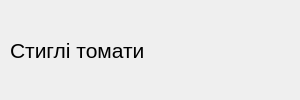
<?xml version="1.0" encoding="UTF-8"?>
<ui version="4.0">
 <class>IngredientWidget</class>
 <widget class="QWidget" name="IngredientWidget">
  <property name="geometry">
   <rect>
    <x>0</x>
    <y>0</y>
    <width>300</width>
    <height>100</height>
   </rect>
  </property>
  <property name="sizePolicy">
   <sizepolicy hsizetype="Preferred" vsizetype="Preferred">
    <horstretch>0</horstretch>
    <verstretch>0</verstretch>
   </sizepolicy>
  </property>
  <property name="minimumSize">
   <size>
    <width>300</width>
    <height>100</height>
   </size>
  </property>
  <property name="windowTitle">
   <string>Form</string>
  </property>
  <widget class="QLabel" name="imageLabel">
   <property name="geometry">
    <rect>
     <x>250</x>
     <y>30</y>
     <width>41</width>
     <height>41</height>
    </rect>
   </property>
   <property name="text">
    <string/>
   </property>
   <property name="scaledContents">
    <bool>true</bool>
   </property>
  </widget>
  <widget class="QLabel" name="titleLabel">
   <property name="geometry">
    <rect>
     <x>10</x>
     <y>30</y>
     <width>231</width>
     <height>41</height>
    </rect>
   </property>
   <property name="font">
    <font>
     <pointsize>16</pointsize>
    </font>
   </property>
   <property name="text">
    <string>&lt;html&gt;&lt;head/&gt;&lt;body&gt;&lt;p&gt;&lt;span style=&quot; font-size:16pt;&quot;&gt;Стиглi томати&lt;/span&gt;&lt;/p&gt;&lt;/body&gt;&lt;/html&gt;</string>
   </property>
  </widget>
 </widget>
 <resources/>
 <connections/>
</ui>
